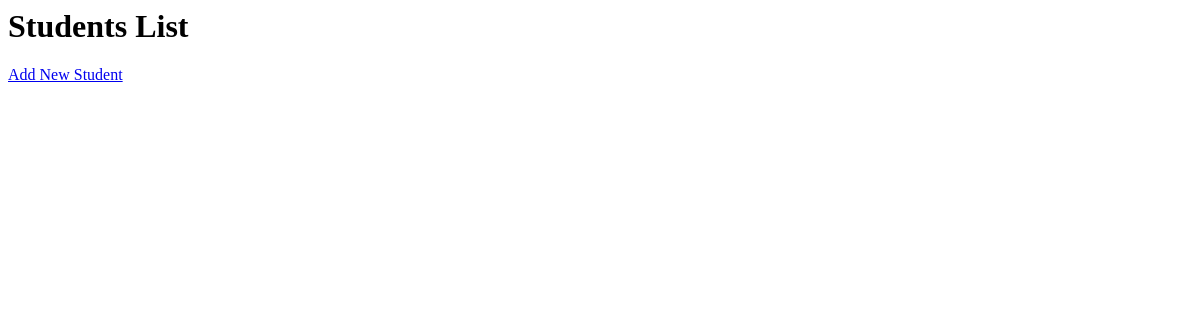
Page /books/list/ on the earlier database version.
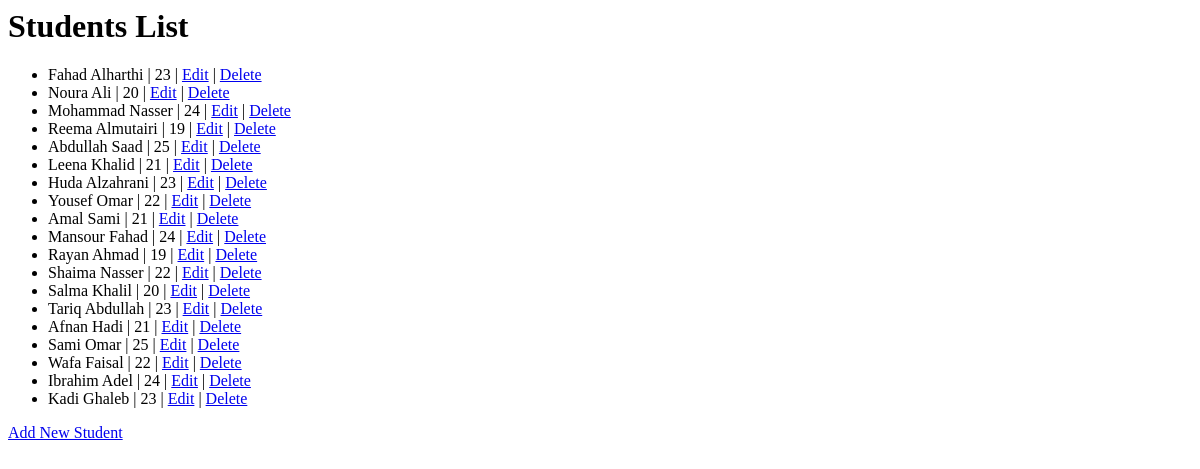
Same page on the later database version.
### apps/bookmodule/models.py (models this page shows, shortened)
class Student(models.Model):
    name = models.CharField(max_length=100)
    age = models.IntegerField()
    addresses = models.ManyToManyField(Address)

### apps/bookmodule/views.py (the view)
# urls.py: path('list/', views.list_students, name='list_students'),
def list_students(request):
    students = Student.objects.all()
    return render(request, 'bookmodule/list_students.html', {'students': students})

### apps/templates/bookmodule/list_students.html
<h1>Students List</h1>
<ul>
    {% for student in students %}
        <li>{{ student.name }} | {{ student.age }} | {{ student.address.city }}
            <a href="{% url 'edit_student' student.id %}">Edit</a> |
            <a href="{% url 'delete_student' student.id %}">Delete</a>
        </li>
    {% endfor %}
</ul>
<a href="{% url 'add_student' %}">Add New Student</a>

Differences in the rows shown:
added Student: name "Fahad Alharthi", age "23"
added Student: name "Noura Ali", age "20"
added Student: name "Mohammad Nasser", age "24"
added Student: name "Reema Almutairi", age "19"
added Student: name "Abdullah Saad", age "25"
added Student: name "Leena Khalid", age "21"
added Student: name "Huda Alzahrani", age "23"
added Student: name "Yousef Omar", age "22"
added Student: name "Amal Sami", age "21"
added Student: name "Mansour Fahad", age "24"
added Student: name "Rayan Ahmad", age "19"
added Student: name "Shaima Nasser", age "22"
added Student: name "Salma Khalil", age "20"
added Student: name "Tariq Abdullah", age "23"
added Student: name "Afnan Hadi", age "21"
added Student: name "Sami Omar", age "25"
added Student: name "Wafa Faisal", age "22"
added Student: name "Ibrahim Adel", age "24"
added Student: name "Kadi Ghaleb", age "23"
